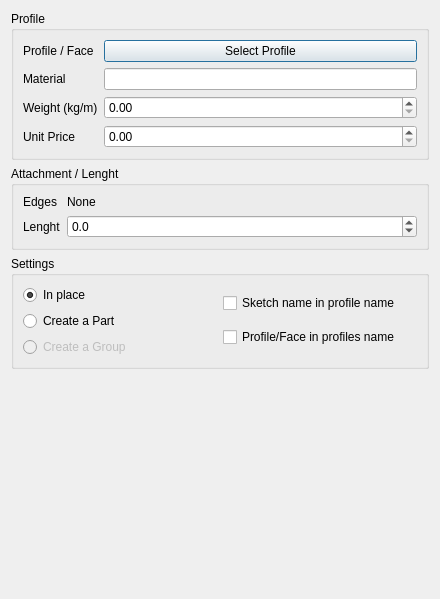
<?xml version="1.0" encoding="UTF-8"?>
<ui version="4.0">
 <class>Dialog</class>
 <widget class="QDialog" name="Dialog">
  <property name="geometry">
   <rect>
    <x>0</x>
    <y>0</y>
    <width>440</width>
    <height>599</height>
   </rect>
  </property>
  <property name="windowTitle">
   <string>Create Profiles</string>
  </property>
  <layout class="QVBoxLayout" name="verticalLayout">
   <item>
    <widget class="QGroupBox" name="groupBox">
     <property name="title">
      <string>Profile</string>
     </property>
     <layout class="QFormLayout" name="formLayout">
      <item row="0" column="0">
       <widget class="QLabel" name="label">
        <property name="text">
         <string>Profile / Face</string>
        </property>
       </widget>
      </item>
      <item row="0" column="1">
       <widget class="QPushButton" name="pb_selectprofile">
        <property name="text">
         <string>Select Profile</string>
        </property>
       </widget>
      </item>
      <item row="1" column="0">
       <widget class="QLabel" name="label_2">
        <property name="text">
         <string>Material</string>
        </property>
       </widget>
      </item>
      <item row="1" column="1">
       <widget class="QLineEdit" name="le_material"/>
      </item>
      <item row="2" column="0">
       <widget class="QLabel" name="label_12">
        <property name="text">
         <string>Weight (kg/m)</string>
        </property>
       </widget>
      </item>
      <item row="2" column="1">
       <widget class="QDoubleSpinBox" name="sb_weight">
        <property name="maximum">
         <double>500.000000000000000</double>
        </property>
        <property name="singleStep">
         <double>0.100000000000000</double>
        </property>
       </widget>
      </item>
      <item row="3" column="0">
       <widget class="QLabel" name="label_3">
        <property name="sizePolicy">
         <sizepolicy hsizetype="Minimum" vsizetype="Preferred">
          <horstretch>0</horstretch>
          <verstretch>0</verstretch>
         </sizepolicy>
        </property>
        <property name="text">
         <string>Unit Price</string>
        </property>
       </widget>
      </item>
      <item row="3" column="1">
       <widget class="QDoubleSpinBox" name="sb_unitprice"/>
      </item>
     </layout>
    </widget>
   </item>
   <item>
    <widget class="QGroupBox" name="groupBox_4">
     <property name="title">
      <string>Attachment / Lenght</string>
     </property>
     <layout class="QFormLayout" name="formLayout_2">
      <item row="0" column="0">
       <widget class="QLabel" name="label_14">
        <property name="text">
         <string>Edges</string>
        </property>
       </widget>
      </item>
      <item row="0" column="1">
       <widget class="QLabel" name="label_attach">
        <property name="text">
         <string>None</string>
        </property>
       </widget>
      </item>
      <item row="1" column="0">
       <widget class="QLabel" name="label_5">
        <property name="text">
         <string>Lenght</string>
        </property>
       </widget>
      </item>
      <item row="1" column="1">
        <widget class="QDoubleSpinBox" name="sb_length">
         <property name="decimals">
          <number>1</number>
         </property>
         <property name="minimum">
          <double>-100000.000000000000000</double>
         </property>
         <property name="maximum">
          <double>24000.000000000000000</double>
         </property>
        </widget>
      </item>
     </layout>
    </widget>
   </item>
   <item>
    <widget class="QGroupBox" name="groupBox_5">
     <property name="title">
      <string>Settings</string>
     </property>
     <layout class="QHBoxLayout" name="horizontalLayout_4">
      <item>
       <layout class="QVBoxLayout" name="verticalLayout_4">
        <item>
         <widget class="QRadioButton" name="rb_profiles_in_place">
          <property name="toolTip">
           <string>&lt;html&gt;&lt;head/&gt;&lt;body&gt;&lt;p&gt;Create the profile at the same level as the source (Sketch or Parametric Line)&lt;/p&gt;&lt;/body&gt;&lt;/html&gt;</string>
          </property>
          <property name="text">
           <string>In place</string>
          </property>
          <property name="checked">
           <bool>true</bool>
          </property>
         </widget>
        </item>
        <item>
         <widget class="QRadioButton" name="rb_profiles_in_part">
          <property name="toolTip">
           <string>&lt;html&gt;&lt;head/&gt;&lt;body&gt;&lt;p&gt;Create profiles in a newly created Part&lt;/p&gt;&lt;/body&gt;&lt;/html&gt;</string>
          </property>
          <property name="text">
           <string>Create a Part</string>
          </property>
         </widget>
        </item>
        <item>
         <widget class="QRadioButton" name="rb_profiles_in_group">
          <property name="enabled">
           <bool>false</bool>
          </property>
          <property name="toolTip">
           <string>&lt;html&gt;&lt;head/&gt;&lt;body&gt;&lt;p&gt;Create profiles in a newly created Part&lt;/p&gt;&lt;/body&gt;&lt;/html&gt;</string>
          </property>
          <property name="text">
           <string>Create a Group</string>
          </property>
         </widget>
        </item>
       </layout>
      </item>
      <item>
       <layout class="QVBoxLayout" name="verticalLayout_5">
        <item>
         <widget class="QCheckBox" name="cb_sketch_in_name">
          <property name="text">
           <string>Sketch name in profile name</string>
          </property>
         </widget>
        </item>
        <item>
         <widget class="QCheckBox" name="cb_profile_in_name">
          <property name="toolTip">
           <string>Add the profile (face) to the profiles names</string>
          </property>
          <property name="text">
           <string>Profile/Face in profiles name</string>
          </property>
         </widget>
        </item>
       </layout>
      </item>
     </layout>
    </widget>
   </item>
   <item>
    <spacer name="verticalSpacer">
     <property name="orientation">
      <enum>Qt::Orientation::Vertical</enum>
     </property>
     <property name="sizeHint" stdset="0">
      <size>
       <width>20</width>
       <height>40</height>
      </size>
     </property>
    </spacer>
   </item>
  </layout>
 </widget>
 <resources/>
 <connections/>
</ui>
